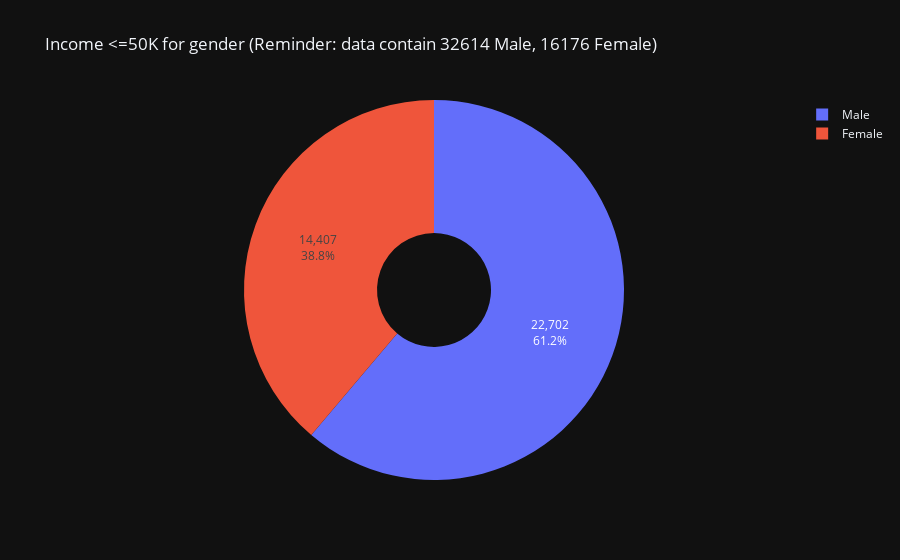

Write notebook code for a chart like this one.
### Code cell
fig = px.pie(income_by_gender, names='gender', hole=.3, title='Income <=50K for gender (Reminder: data contain 32614 Male, 16176 Female)')
fig.update_traces(textposition='inside', textinfo='value+percent')
fig.show()

### Figure 1 — Plotly figure (JSON) as saved in the notebook; plotly's stock layout.template omitted (floating-point values rounded to 4 significant figures; data arrays with more than 128 entries replaced by an {"elided": "..."} marker saying what was removed)
{"data": [{"domain": {"x": [0.0, 1.0], "y": [0.0, 1.0]}, "hole": 0.3, "hovertemplate": "gender=%{label}<extra></extra>", "labels": {"elided": "37109 str values"}, "legendgroup": "", "name": "", "showlegend": true, "type": "pie", "textinfo": "value+percent", "textposition": "inside"}], "layout": {"legend": {"tracegroupgap": 0}, "title": {"text": "Income <=50K for gender (Reminder: data contain 32614 Male, 16176 Female)"}}}
